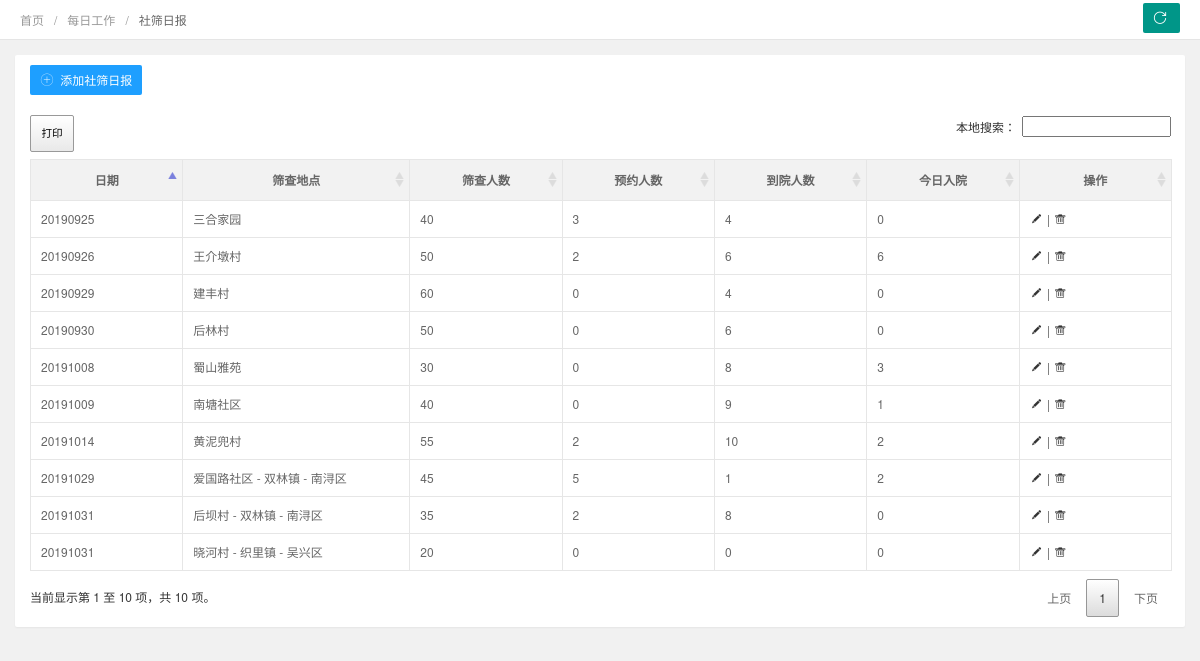
The page /dr_index.php (signed in) on the database as committed earlier.
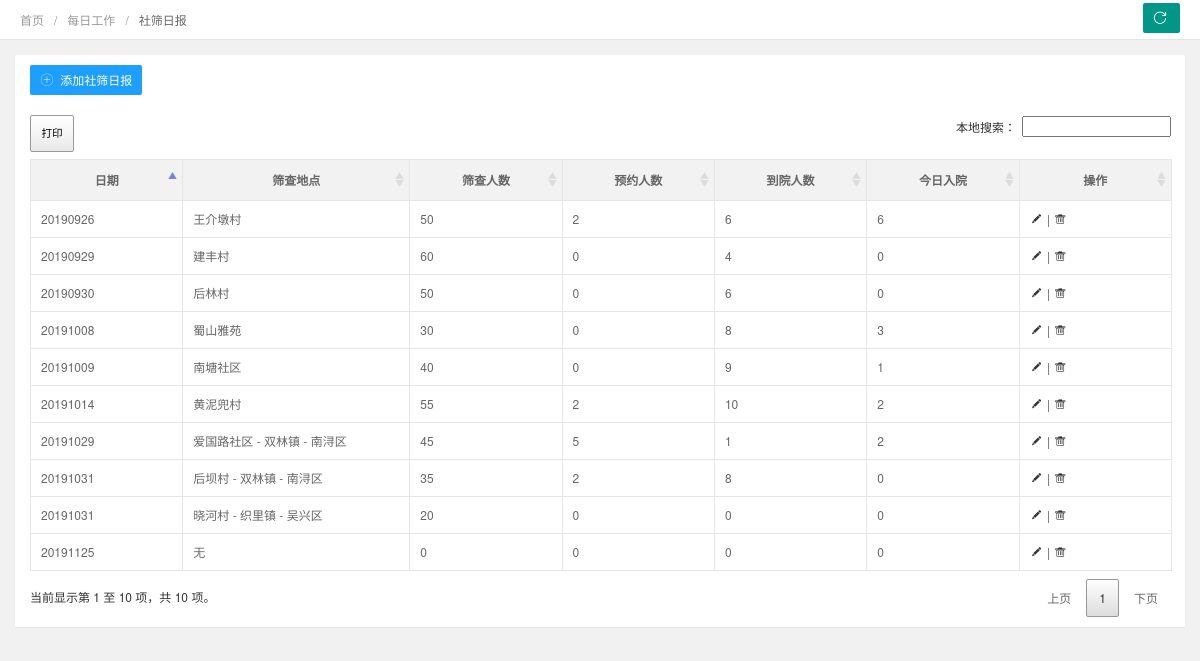
The same page on the database as committed later.
### tables this page shows
CREATE TABLE "daily_report" (
"dr_id"  INTEGER PRIMARY KEY AUTOINCREMENT NOT NULL,
"dr_date"  TEXT(8) NOT NULL,
"dr_scdd"  TEXT(20) NOT NULL,
"dr_scrs"  TEXT(3) NOT NULL,
"dr_yyrs"  TEXT(3) NOT NULL,
"dr_dyrs"  TEXT(3) NOT NULL,
"yy_jg"  TEXT(2) NOT NULL,
"yy_bnz"  TEXT(2) NOT NULL,
"yy_nr"  TEXT(2) NOT NULL,
"yy_yd"  TEXT(2) NOT NULL,
"yy_ld"  TEXT(2) NOT NULL,
"yy_other"  TEXT(2) NOT NULL,
"ss_jg"  TEXT(2) NOT NULL,
"ss_bnz"  TEXT(2) NOT NULL,
"ss_nr"  TEXT(2) NOT NULL,
"ss_yd"  TEXT(2) NOT NULL,
"ss_ld"  TEXT(2) NOT NULL,
"ss_other"  TEXT(2) NOT NULL,
"dr_pj"  TEXT(2) NOT NULL,
"dr_ry"  TEXT(2) NOT NULL,
"dr_note"  TEXT(100) NOT NULL
);

### lib/Medoo.php (called while the page is built, shortened)
<?php
class Medoo
{
	public $pdo;
	protected $type;
	protected $prefix;
	public function __construct(array $options)
	{
		if (isset($options[ 'database_type' ]))
		{
			$this->type = strtolower($options[ 'database_type' ]);
		}
		$option = isset($options[ 'option' ]) ? $options[ 'option' ] : [];
		$commands = (isset($options[ 'command' ]) && is_array($options[ 'command' ])) ? $options[ 'command' ] : [];
		if (isset($options[ 'dsn' ]))
		{
			if (is_array($options[ 'dsn' ]) && isset($options[ 'dsn' ][ 'driver' ]))
			{
				$attr = $options[ 'dsn' ];
			}
			else
			{
				throw new InvalidArgumentException('Invalid DSN option supplied');
			}
		}
		else
		{
			switch ($this->type)
			{
				case 'sqlite':
					$attr = [
						'driver' => 'sqlite',
						$options[ 'database_file' ]
					];
					break;
			}
		}
		$driver = $attr[ 'driver' ];
		unset($attr[ 'driver' ]);
		$stack = [];
		foreach ($attr as $key => $value)
		{
			$stack[] = is_int($key) ? $value : $key . '=' . $value;
		}
		$dsn = $driver . ':' . implode(';', $stack);
		try {
			$this->pdo = new PDO(
				$dsn,
				isset($options[ 'username' ]) ? $options[ 'username' ] : null,
				isset($options[ 'password' ]) ? $options[ 'password' ] : null,
				$option
			);
		}
		catch (PDOException $e) {
			throw new PDOException($e->getMessage());
		}
	}
	public function exec($query, $map = [])
	{
		$statement = $this->pdo->prepare($query);
		$this->statement = $statement;
		$execute = $statement->execute();
		return $statement;
	}
	protected function tableQuote($table)
	{
		return '"' . $this->prefix . $table . '"';
	}
	protected function columnQuote($string)
	{
		return '"' . $string . '"';
	}
	protected function columnPush(&$columns, &$map, $root, $is_join = false)
	{
		if ($columns === '*')
		{
			return $columns;
		}
		$stack = [];
		return implode(',', $stack);
	}
	protected function whereClause($where, &$map)
	{
		$where_clause = '';
		if (is_array($where))
		{
			if (isset($where[ 'ORDER' ]))
			{
				$ORDER = $where[ 'ORDER' ];
				if (is_array($ORDER))
				{
					$stack = [];
					foreach ($ORDER as $column => $value)
					{
						if (is_array($value))
						{
							$stack[] = 'FIELD(' . $this->columnQuote($column) . ', ' . $this->arrayQuote($value) . ')';
						}
						elseif ($value === 'ASC' || $value === 'DESC')
						{
							$stack[] = $this->columnQuote($column) . ' ' . $value;
						}
						elseif (is_int($column))
						{
							$stack[] = $this->columnQuote($value);
						}
					}
					$where_clause .= ' ORDER BY ' . implode(',', $stack);
				}
				elseif ($raw = $this->buildRaw($ORDER, $map))
				{
					$where_clause .= ' ORDER BY ' . $raw;
				}
				else
				{
					$where_clause .= ' ORDER BY ' . $this->columnQuote($ORDER);
				}
			}
			if (isset($where[ 'LIMIT' ]) && !in_array($this->type, ['oracle', 'mssql']))
			{
				$LIMIT = $where[ 'LIMIT' ];
				if (is_numeric($LIMIT))
				{
					$where_clause .= ' LIMIT ' . $LIMIT;
				}
				elseif (
					is_array($LIMIT) &&
					is_numeric($LIMIT[ 0 ]) &&
					is_numeric($LIMIT[ 1 ])
				)
				{
					$where_clause .= ' LIMIT ' . $LIMIT[ 1 ] . ' OFFSET ' . $LIMIT[ 0 ];
				}
			}
		}
		elseif ($raw = $this->buildRaw($where, $map))
		{
			$where_clause .= ' ' . $raw;
		}
		return $where_clause;
	}
	protected function selectContext($table, &$map, $join, &$columns = null, $where = null, $column_fn = null)
	{
		preg_match('/(?<table>[a-zA-Z0-9_]+)\s*\((?<alias>[a-zA-Z0-9_]+)\)/i', $table, $table_match);
		if (isset($table_match[ 'table' ], $table_match[ 'alias' ]))
		{
			$table = $this->tableQuote($table_match[ 'table' ]);
			$table_query = $table . ' AS ' . $this->tableQuote($table_match[ 'alias' ]);
		}
		else
		{
			$table = $this->tableQuote($table);
			$table_query = $table;
		}
		$is_join = false;
		$join_key = is_array($join) ? array_keys($join) : null;
		if (
			isset($join_key[ 0 ]) &&
			strpos($join_key[ 0 ], '[') === 0
		)
		{
			$is_join = true;
			$table_query .= ' ' . $this->buildJoin($table, $join);
		}
		else
		{
			if (is_null($columns))
			{
				if (
					!is_null($where) ||
					(is_array($join) && isset($column_fn))
				)
				{
					$where = $join;
					$columns = null;
				}
				else
				{
					$where = null;
					$columns = $join;
				}
			}
			else
			{
				$where = $columns;
				$columns = $join;
			}
		}
		if (isset($column_fn))
		{
			if ($column_fn === 1)
			{
				$column = '1';
				if (is_null($where))
				{
					$where = $columns;
				}
			}
			elseif ($raw = $this->buildRaw($column_fn, $map))
			{
				$column = $raw;
			}
			else
			{
				if (empty($columns) || $this->isRaw($columns))
				{
					$columns = '*';
					$where = $join;
				}
				$column = $column_fn . '(' . $this->columnPush($columns, $map, true) . ')';
			}
		}
		else
		{
			$column = $this->columnPush($columns, $map, true, $is_join);
		}
		return 'SELECT ' . $column . ' FROM ' . $table_query . $this->whereClause($where, $map);
	}
	protected function columnMap($columns, &$stack, $root)
	{
		if ($columns === '*')
		{
			return $stack;
		}
		return $stack;
	}
	public function select($table, $join, $columns = null, $where = null)
	{
		$map = [];
		$result = [];
		$column_map = [];
		$column = $where === null ? $join : $columns;
		$query = $this->exec($this->selectContext($table, $map, $join, $columns, $where), $map);
		$this->columnMap($columns, $column_map, true);
		if ($columns === '*')
		{
			return $query->fetchAll(PDO::FETCH_ASSOC);
		}
		return $result;
	}
}

### _conn.php (called while the page is built, shortened)
<?php
require_once ("lib/Medoo.php");
$db = new Medoo([
    'database_type' => 'sqlite',
    'database_file' => 'lib/ems.db'
]);
?>

### dr_index.php (the view, shortened to what the changed rows need)
<?php
require_once("_conn.php");
require_once("_meta.php");
?>
</head>
<body>
    <div class="layui-fluid">
        <div class="layui-row layui-col-space15">
            <div class="layui-col-md12">
                <div class="layui-card">
                    <div class="layui-card-body layui-table-body layui-table-main">
                        <table class="layui-table layui-form">
                            <thead>
                                <tr>
                                    <th>日期</th>
                                    <th>筛查地点</th>
                                    <th>筛查人数</th>
                                    <th>预约人数</th>
                                    <th>到院人数</th>
                                    <th>今日入院</th>
                                    <th>操作</th>
                                </tr>
                            </thead>
                            <tbody>
                                <?php
                                $ras = $db->select("daily_report", "*", ["ORDER" => ["dr_date" => "DESC"], 'LIMIT' => 40]);
                                if ($ras == "") {
                                    echo "无数据";
                                } else {
                                    foreach ($ras as $ra) {
                                        echo "<tr class='text-c'>";
                                        echo "<td>" . $ra['dr_date'] . "</td>";
                                        echo "<td>" . $ra['dr_scdd'] . "</td>";
                                        echo "<td>" . $ra['dr_scrs'] . "</td>";
                                        echo "<td>" . $ra['dr_yyrs'] . "</td>";
                                        echo "<td>" . $ra['dr_dyrs'] . "</td>";
                                        echo "<td>" . $ra['dr_ry'] . "</td>";
                                        echo "<td><a title='编辑'  onclick=\"xadmin.open('编辑','dr_add.php?act=edit&dr_id=" . $ra['dr_id'] . "')\" href='javascript:;'>
                                                <i class='layui-icon'>&#xe642;</i>
                                                </a> | <a title='删除' onclick=\"_del(this,'daily_report','dr_id','".$ra['dr_id']."')\" href='javascript:;'>
                                                <i class='layui-icon'>&#xe640;</i></a></td>";
                                        echo "</tr>";
                                    }
                                }
                                ?>
                            </tbody>
                        </table>
                    </div>
                </div>
            </div>
        </div>
    </div>
</body>
</html>

Rows that differ between the two databases and show on the page:
removed daily_report: dr_date "20190925", dr_scdd "三合家园", dr_scrs "40", dr_yyrs "3", dr_dyrs "4", dr_ry "0"
added daily_report: dr_date "20191125", dr_scdd "无", dr_scrs "0", dr_yyrs "0", dr_dyrs "0", dr_ry "0"
